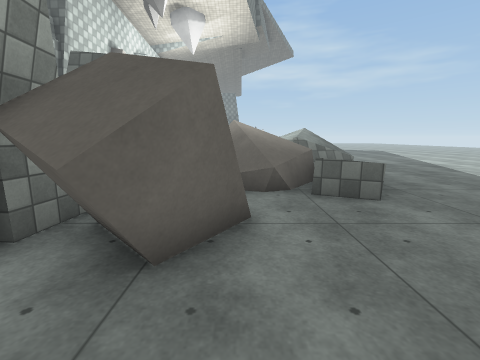
view 1 (above)

24 first-person views from a walk through a Unity game level. The camera is 1.3 m above the floor, tilts 10° down and sees 90° across. The floor is counted in squares, 1 m on a side. Each view is taken from the middle of a square. On the plan, view 1 faces up. The plan holds only what a view shows up to about 12 squares ahead; the rest is blank. The place goes on beyond the plan. The player is left out. Surface patterns are stand-ins for the level's own textures.

view 2
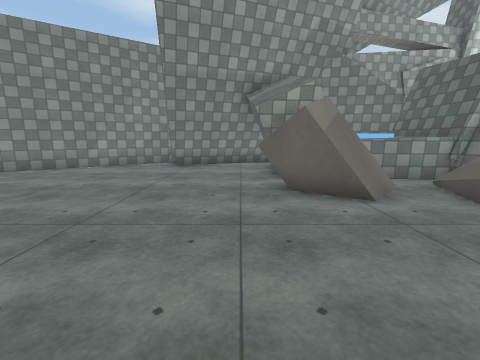

view 3
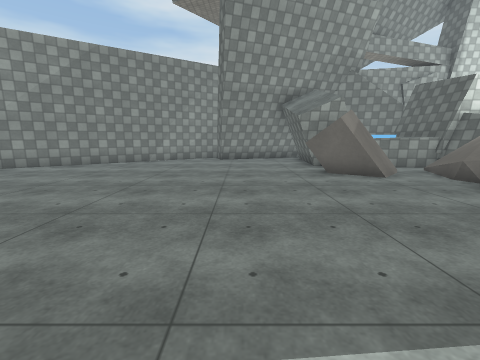

view 4
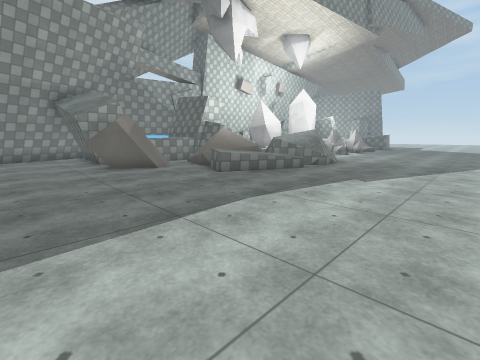

view 5
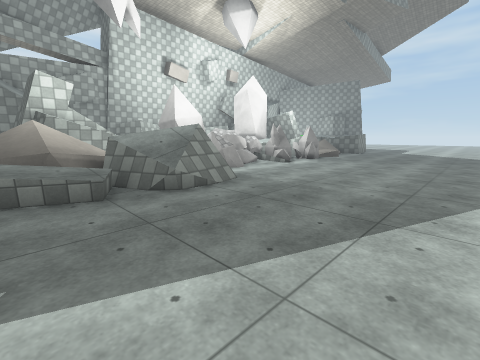

view 6
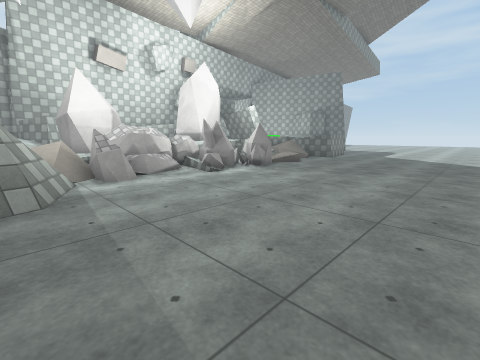

view 7
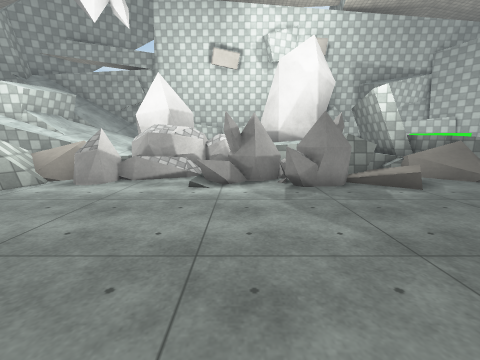

view 8
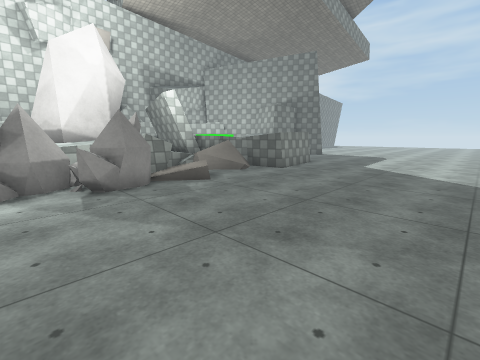

view 9
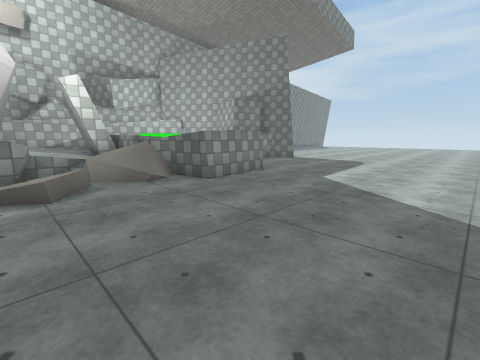

view 10
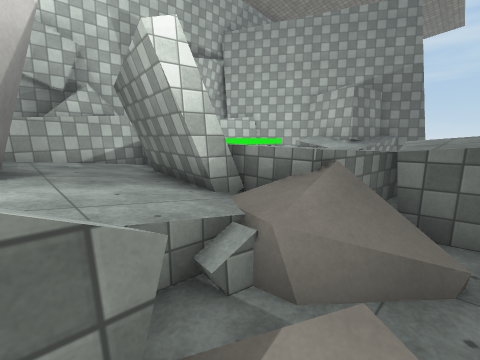

view 11
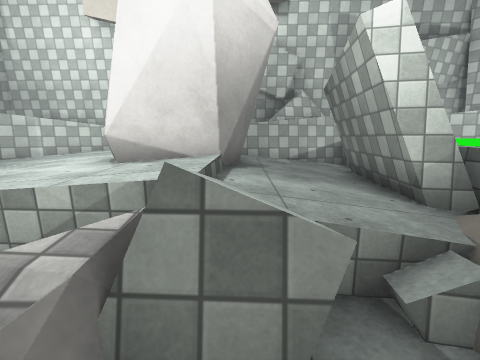

view 12
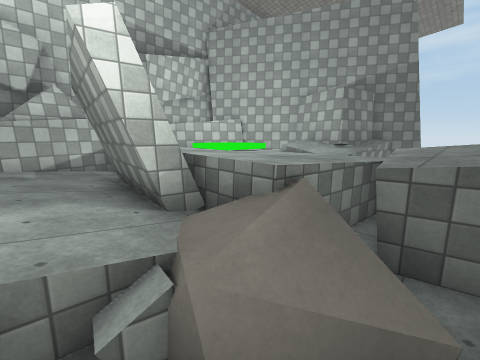

view 13
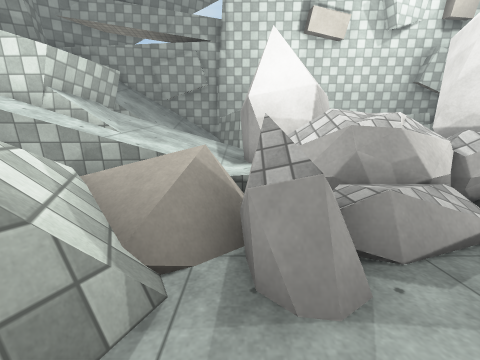

view 14
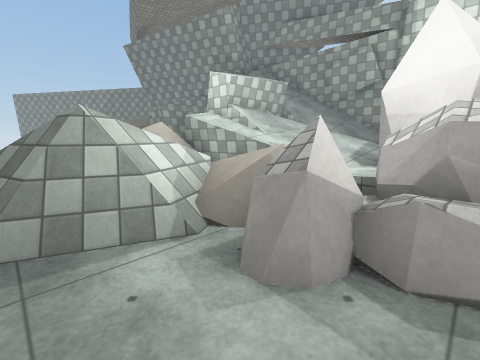

view 15
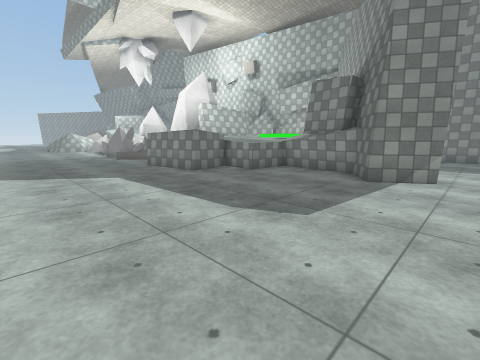

view 16
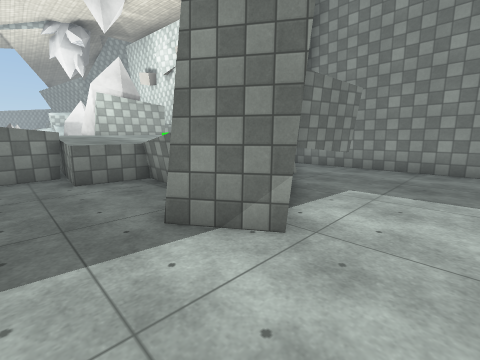

view 17
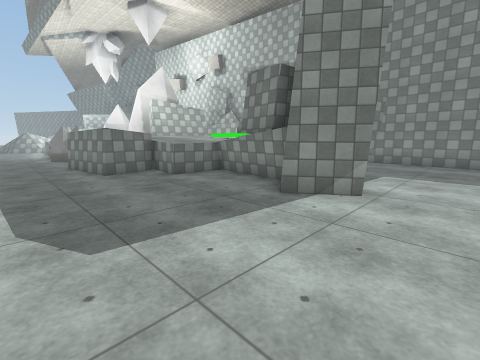

view 18
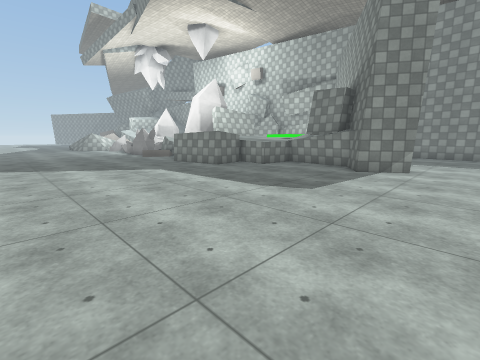

view 19
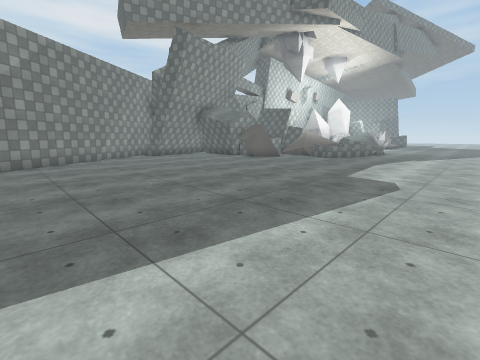

view 20
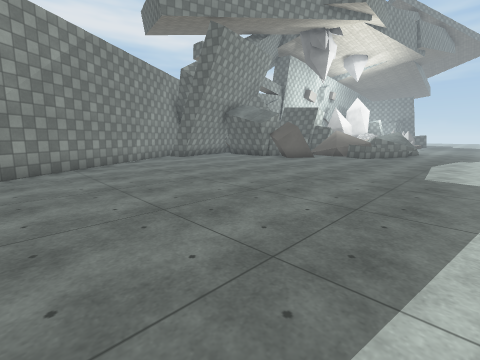

view 21
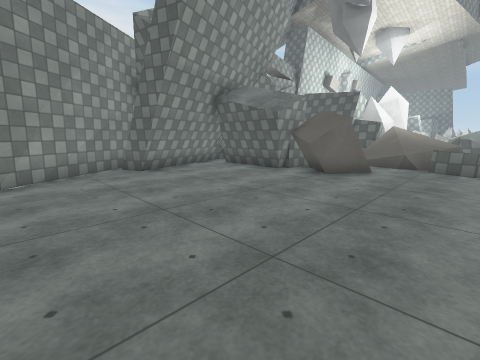

view 22
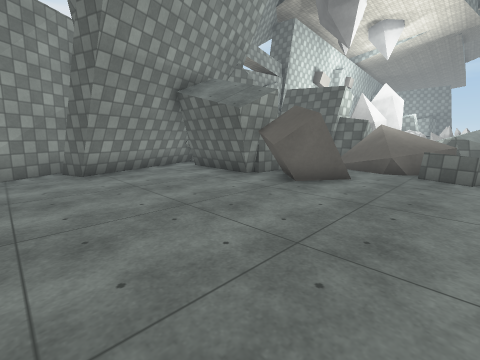

view 23
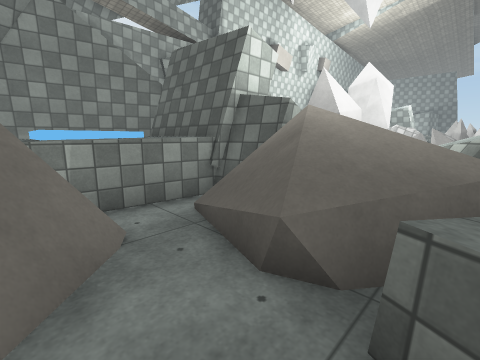

view 24
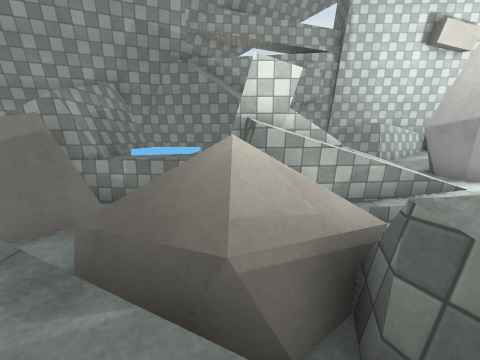

### Floor plan
Key: @ floor where view 1 was taken; # wall or solid block; . main floor; : floor 0.25 m higher than the main floor; + floor 0.5 m higher than the main floor; / step, stairs or slope; = window, fence, low wall or low ledge; ^ raised ledge; B block; R rock; O other object.
Columns run from 9 left of view 1 to 10 right of it. Each row starts with its distance up from view 1.
 40 #...................
 39 #...................
 38 #.......#...........
 37 #.....####..........
 36 #.###   #...........
 35 #.  #  ##...........
 34 #   #####...........
 33    #^ ^^^...........
 32   #^ ^^^^^=.........
 31   # ^^^^^^^#........
 30   # ^^^^^^^#........
 29    ^^^^^^^^^#.......
 28      ^^^^^^^^.......
 27  #^^  ^^^OO.........
 26   #^#####OO.........
 25   #^^^^^^#O.........
 24   #^^^^^^^///.......
 23    #^^^^^^^:/.......
 22       ^^^OOO........
 21       ^^^. OO.......
 20      ^^^^ OOO.......
 19    ^^^^^RROO........
 18   ^^^^^ R# O........
 17 #^^^^^^ RR .........
 16  #^^^ ##RRO.........
 15  ##^^  #RROO........
 14   #^^^^^^OOO........
 13  ^^ ^^^^^OO^=.......
 12 ^^^ ^^^^  O^##......
 11   ^ ^^^^^ ^^^#......
 10        ^^O#^^^=.....
  9        ##OO#=/......
  8   ######OOOO=+......
  7   #  ^^=OOOO#=......
  6   # ^^^..OO#=.......
  5   # ^^^.B..==.......
  4   ##^##BBB..........
  3  ### ##BBB..........
  2  ######BB...........
  1   #.................
  0   ##.....@..........
 -1   ##................
 -2  ###................
 -3  #..................
 -4  ##.................
 -5   ##................
 -6    #................
 -7    ##...............
 -8     ##..............
 -9      ##.............
-10       #.............
-11       ##..........

Positions as (right, up) in squares from view 1, and headings:
1: (0, 0), facing up
2: (5, 1), facing left
3: (8, -1), facing left
4: (10, -1), facing up-left
5: (10, 7), facing up-left
6: (10, 12), facing up-left
7: (9, 19), facing left
8: (9, 19), facing up-left
9: (9, 23), facing up-left
10: (2, 23), facing up-left
11: (2, 23), facing left
12: (2, 24), facing up-left
13: (4, 14), facing left
14: (4, 16), facing down-left
15: (8, 39), facing down-left
16: (2, 40), facing down-left
17: (5, 40), facing down-left
18: (10, 40), facing down-left
19: (10, -10), facing up-left
20: (8, -11), facing up-left
21: (3, -6), facing up-left
22: (3, -4), facing up-left
23: (2, 4), facing up-left
24: (4, 8), facing left
